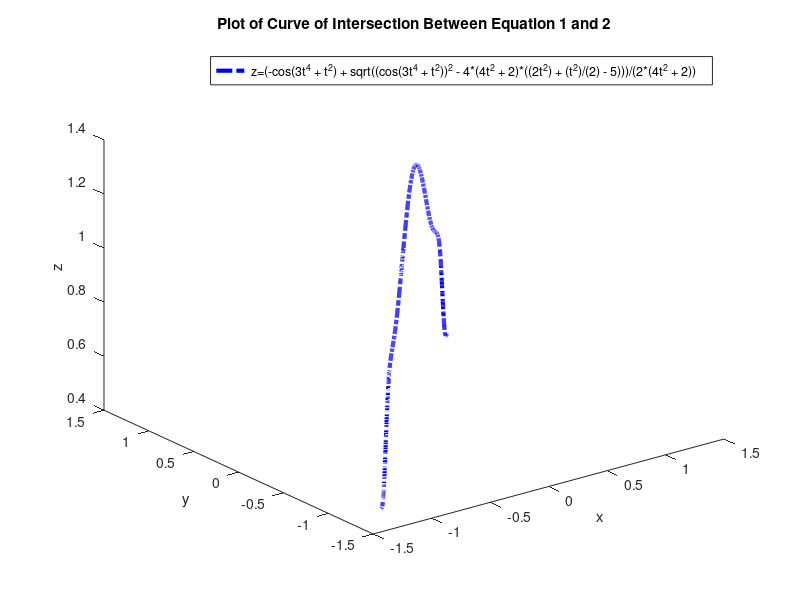

MATLAB code to generate this figure:
clc;
clear all;

t=-linspace(-1.2,1.2,1000);

x=t;
y=t;

a = 4 * t.^2 + 2;
b = cos(3 * t.^2 .* t.^2 + t.^2);
c = (2 * t.^2) + (t.^2 / 2) - 5;

z = (-b + sqrt(b.^2 - 4 * a .* c)) ./ (2 * a);

plot3(x,y,z,'-.b','LineWidth',3)

xlabel('x');
ylabel('y');
zlabel('z');

title('Plot of Curve of Intersection Between Equation 1 and 2');
equation = 'z=(-cos(3t^4 + t^2) + sqrt((cos(3t^4 + t^2))^2 - 4*(4t^2 + 2)*((2t^2) + (t^2)/(2) - 5)))/(2*(4t^2 + 2))';
legend(equation, 'location', 'best');